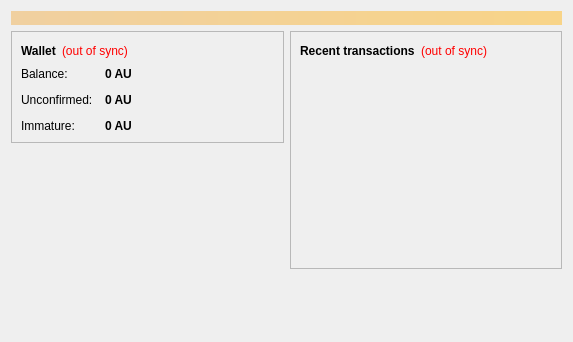
<?xml version="1.0" encoding="UTF-8"?>
<ui version="4.0">
 <class>OverviewPage</class>
 <widget class="QWidget" name="OverviewPage">
  <property name="geometry">
   <rect>
    <x>0</x>
    <y>0</y>
    <width>573</width>
    <height>342</height>
   </rect>
  </property>
  <property name="windowTitle">
   <string>Form</string>
  </property>
  <layout class="QVBoxLayout" name="topLayout">
   <item>
    <widget class="QLabel" name="labelAlerts">
     <property name="visible">
      <bool>false</bool>
     </property>
     <property name="styleSheet">
      <string notr="true">background-color: qlineargradient(x1: 0, y1: 0, x2: 1, y2: 0, stop:0 #F0D0A0, stop:1 #F8D488); color:#000000;</string>
     </property>
     <property name="wordWrap">
      <bool>true</bool>
     </property>
     <property name="margin">
      <number>3</number>
     </property>
    </widget>
   </item>
   <item>
    <layout class="QHBoxLayout" name="horizontalLayout" stretch="1,1">
     <item>
      <layout class="QVBoxLayout" name="verticalLayout_2">
       <item>
        <widget class="QFrame" name="frame">
         <property name="frameShape">
          <enum>QFrame::StyledPanel</enum>
         </property>
         <property name="frameShadow">
          <enum>QFrame::Raised</enum>
         </property>
         <layout class="QVBoxLayout" name="verticalLayout_4">
          <item>
           <layout class="QHBoxLayout" name="horizontalLayout_4">
            <item>
             <widget class="QLabel" name="label_5">
              <property name="font">
               <font>
                <weight>75</weight>
                <bold>true</bold>
               </font>
              </property>
              <property name="text">
               <string>Wallet</string>
              </property>
             </widget>
            </item>
            <item>
             <widget class="QLabel" name="labelWalletStatus">
              <property name="toolTip">
               <string>The displayed information may be out of date. Your wallet automatically synchronizes with the Aurumcoin(AU) network after a connection is established, but this process has not completed yet.</string>
              </property>
              <property name="styleSheet">
               <string notr="true">QLabel { color: red; }</string>
              </property>
              <property name="text">
               <string notr="true">(out of sync)</string>
              </property>
              <property name="alignment">
               <set>Qt::AlignLeading|Qt::AlignLeft|Qt::AlignVCenter</set>
              </property>
             </widget>
            </item>
            <item>
             <spacer name="horizontalSpacer_2">
              <property name="orientation">
               <enum>Qt::Horizontal</enum>
              </property>
              <property name="sizeHint" stdset="0">
               <size>
                <width>40</width>
                <height>20</height>
               </size>
              </property>
             </spacer>
            </item>
           </layout>
          </item>
          <item>
           <layout class="QFormLayout" name="formLayout_2">
            <property name="fieldGrowthPolicy">
             <enum>QFormLayout::AllNonFixedFieldsGrow</enum>
            </property>
            <property name="horizontalSpacing">
             <number>12</number>
            </property>
            <property name="verticalSpacing">
             <number>12</number>
            </property>
            <item row="0" column="0">
             <widget class="QLabel" name="label">
              <property name="text">
               <string>Balance:</string>
              </property>
             </widget>
            </item>
            <item row="0" column="1">
             <widget class="QLabel" name="labelBalance">
              <property name="font">
               <font>
                <weight>75</weight>
                <bold>true</bold>
               </font>
              </property>
              <property name="cursor">
               <cursorShape>IBeamCursor</cursorShape>
              </property>
              <property name="toolTip">
               <string>Your current balance</string>
              </property>
              <property name="text">
               <string notr="true">0 AU</string>
              </property>
              <property name="textInteractionFlags">
               <set>Qt::LinksAccessibleByMouse|Qt::TextSelectableByKeyboard|Qt::TextSelectableByMouse</set>
              </property>
             </widget>
            </item>
            <item row="1" column="0">
             <widget class="QLabel" name="label_3">
              <property name="text">
               <string>Unconfirmed:</string>
              </property>
             </widget>
            </item>
            <item row="1" column="1">
             <widget class="QLabel" name="labelUnconfirmed">
              <property name="font">
               <font>
                <weight>75</weight>
                <bold>true</bold>
               </font>
              </property>
              <property name="cursor">
               <cursorShape>IBeamCursor</cursorShape>
              </property>
              <property name="toolTip">
               <string>Total of transactions that have yet to be confirmed, and do not yet count toward the current balance</string>
              </property>
              <property name="text">
               <string notr="true">0 AU</string>
              </property>
              <property name="textInteractionFlags">
               <set>Qt::LinksAccessibleByMouse|Qt::TextSelectableByKeyboard|Qt::TextSelectableByMouse</set>
              </property>
             </widget>
            </item>
            <item row="2" column="0">
             <widget class="QLabel" name="labelImmatureText">
              <property name="text">
               <string>Immature:</string>
              </property>
             </widget>
            </item>
            <item row="2" column="1">
             <widget class="QLabel" name="labelImmature">
              <property name="font">
               <font>
                <weight>75</weight>
                <bold>true</bold>
               </font>
              </property>
              <property name="toolTip">
               <string>Mined balance that has not yet matured</string>
              </property>
              <property name="text">
               <string notr="true">0 AU</string>
              </property>
              <property name="textInteractionFlags">
               <set>Qt::LinksAccessibleByMouse|Qt::TextSelectableByKeyboard|Qt::TextSelectableByMouse</set>
              </property>
             </widget>
            </item>
           </layout>
          </item>
         </layout>
        </widget>
       </item>
       <item>
        <spacer name="verticalSpacer">
         <property name="orientation">
          <enum>Qt::Vertical</enum>
         </property>
         <property name="sizeHint" stdset="0">
          <size>
           <width>20</width>
           <height>40</height>
          </size>
         </property>
        </spacer>
       </item>
      <item>
         <widget class="QLabel" name="coinimage">
          <property name="text">
           <string/>
          </property>
          <property name="pixmap">
           <pixmap resource="../bitcoin.qrc">:/icons/bitcoin</pixmap>
          </property>
          <property name="scaledContents">
           <bool>false</bool>
          </property>
          <property name="alignment">
           <set>Qt::AlignCenter</set>
          </property>
          <property name="margin">
           <number>-2</number>
          </property>
         </widget>
        </item>
      </layout>
     </item>
     <item>
      <layout class="QVBoxLayout" name="verticalLayout_3">
       <item>
        <widget class="QFrame" name="frame_2">
         <property name="frameShape">
          <enum>QFrame::StyledPanel</enum>
         </property>
         <property name="frameShadow">
          <enum>QFrame::Raised</enum>
         </property>
         <layout class="QVBoxLayout" name="verticalLayout">
          <item>
           <layout class="QHBoxLayout" name="horizontalLayout_2">
            <item>
             <widget class="QLabel" name="label_4">
              <property name="text">
               <string>&lt;b&gt;Recent transactions&lt;/b&gt;</string>
              </property>
             </widget>
            </item>
            <item>
             <widget class="QLabel" name="labelTransactionsStatus">
              <property name="toolTip">
               <string>The displayed information may be out of date. Your wallet automatically synchronizes with the Aurumcoin(AU) network after a connection is established, but this process has not completed yet.</string>
              </property>
              <property name="styleSheet">
               <string notr="true">QLabel { color: red; }</string>
              </property>
              <property name="text">
               <string notr="true">(out of sync)</string>
              </property>
              <property name="alignment">
               <set>Qt::AlignRight|Qt::AlignTrailing|Qt::AlignVCenter</set>
              </property>
             </widget>
            </item>
            <item>
             <spacer name="horizontalSpacer">
              <property name="orientation">
               <enum>Qt::Horizontal</enum>
              </property>
              <property name="sizeHint" stdset="0">
               <size>
                <width>40</width>
                <height>20</height>
               </size>
              </property>
             </spacer>
            </item>
           </layout>
          </item>
          <item>
           <widget class="QListView" name="listTransactions">
            <property name="styleSheet">
             <string notr="true">QListView { background: transparent; }</string>
            </property>
            <property name="frameShape">
             <enum>QFrame::NoFrame</enum>
            </property>
            <property name="verticalScrollBarPolicy">
             <enum>Qt::ScrollBarAlwaysOff</enum>
            </property>
            <property name="horizontalScrollBarPolicy">
             <enum>Qt::ScrollBarAlwaysOff</enum>
            </property>
            <property name="selectionMode">
             <enum>QAbstractItemView::NoSelection</enum>
            </property>
           </widget>
          </item>
         </layout>
        </widget>
       </item>
       <item>
        <spacer name="verticalSpacer_2">
         <property name="orientation">
          <enum>Qt::Vertical</enum>
         </property>
         <property name="sizeHint" stdset="0">
          <size>
           <width>20</width>
           <height>40</height>
          </size>
         </property>
        </spacer>
       </item>
      </layout>
     </item>
    </layout>
   </item>
  </layout>
 </widget>
 <resources/>
 <connections/>
</ui>
